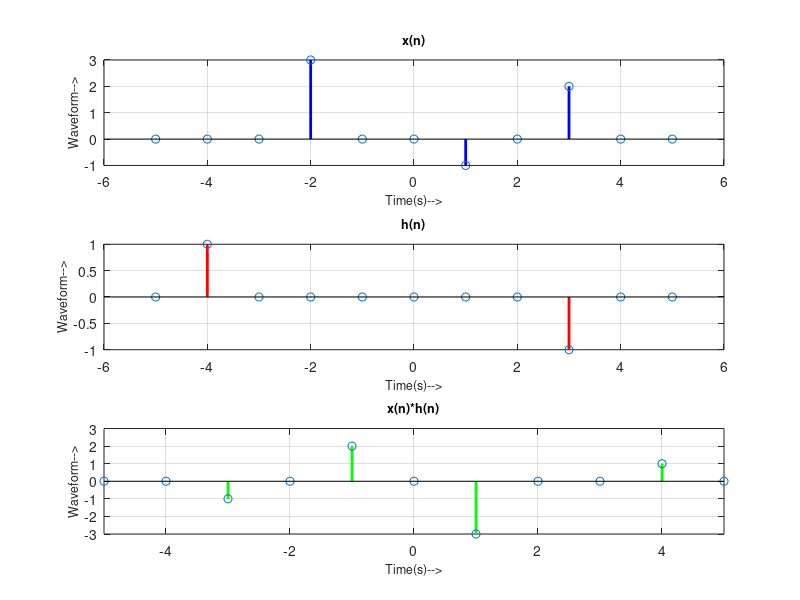

Reproduce this figure in MATLAB.
n0 = -2;
n1 = 1;
n2 = 3;
n3 = -4;
n = -5:5;
%% generating x(n)
xn = 3*((n-n0)==0)-((n-n1)==0)+2*((n-n2)==0);
%% generating h(n)
yn = ((n-n3)==0) - ((n-n2)==0);
%% convolution
h = conv(xn, yn, 'same');
%% plot
figure
subplot(3,1,1)
stem(n,xn,'linewidth',2,'color','b')
a= title('x(n)');
set(a,'fontsize',9);a= xlabel('Time(s)-->');
set(a,'fontsize',9);
a = ylabel('Waveform-->');
set(a,'fontsize',9);
grid
subplot(3,1,2)
stem(n,yn,'linewidth',2,'color','r')
a= title('h(n)');
set(a,'fontsize',9);
a= xlabel('Time(s)-->');
set(a,'fontsize',9);
a = ylabel('Waveform-->');
set(a,'fontsize',9);
grid
subplot(3,1,3)
stem(n,h,'linewidth',2,'color','g')
xlim([-5,5]);
ylim([-3,3]);
a= title('x(n)*h(n)');
set(a,'fontsize',9);
a= xlabel('Time(s)-->');
set(a,'fontsize',9);
a = ylabel('Waveform-->');
set(a,'fontsize',9);
grid
